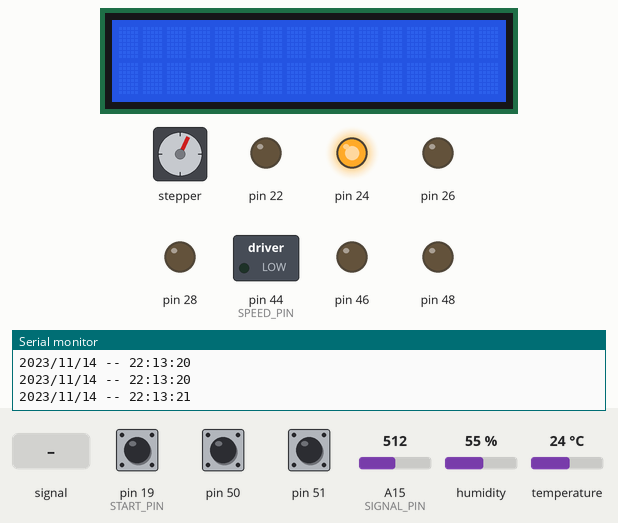
Recording of a sketch running on a simulated Arduino Mega 2560, built with avr-gcc and run on an emulated ATmega2560. On the bench: 16×2 character LCD, stepper motor, switched loads named in the sketch (green lamp = pin HIGH), output pins drawn as LEDs (lit = HIGH), the last lines printed to the serial monitor. Dashed ring = blinking. Inputs (shaded band) come from the test bench; at power-on: pin 19 (START_PIN) HIGH, temperature 24 °C, A15 (SIGNAL_PIN) = 512, pin 50 HIGH, pin 51 HIGH, humidity 55 %. The local clock reads 2024-03-15 10:24:30 at power-on unless the sketch sets it; stepper angles assume 2038 steps per turn; pins used as bus, display or sensor lines are not drawn.

Above: at 1.2 s.
1.3 s: pin 19 (START_PIN) pulled LOW for 0.4 s
At 2.26 s:
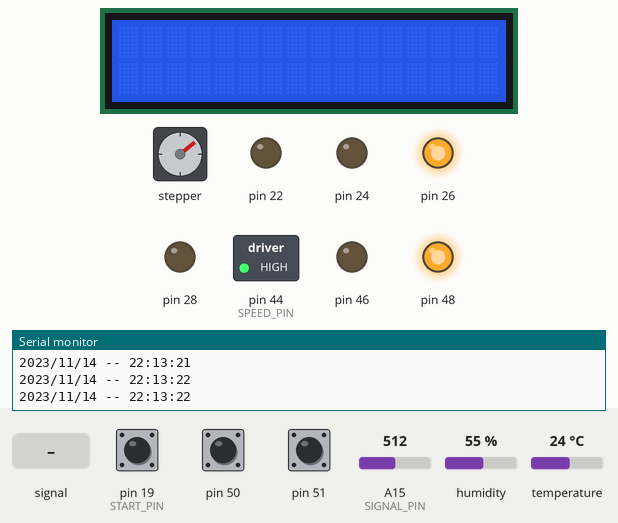
3.9 s: A15 (SIGNAL_PIN) fed a 200 Hz sine of ±460 counts around its level
At 4.74 s:
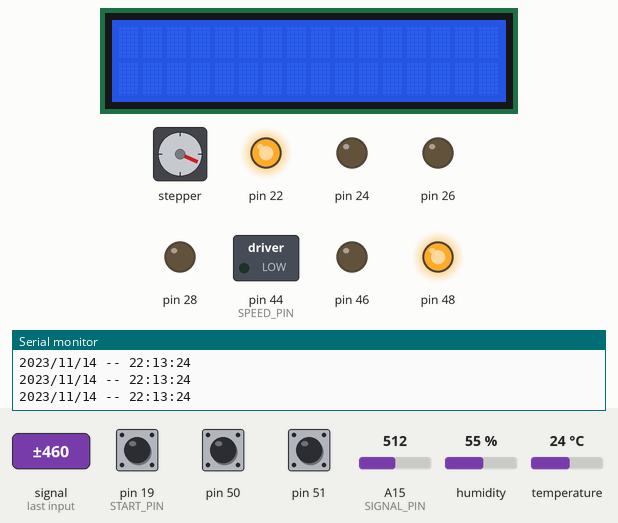
6.0 s: temperature set to 21 °C
At 6.55 s:
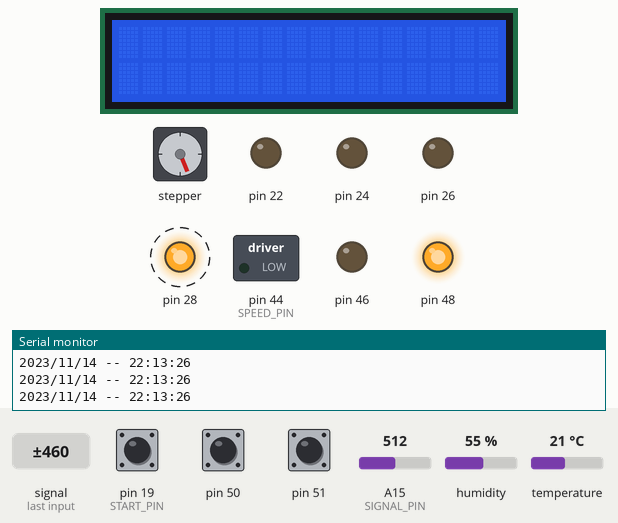
8.2 s: A15 (SIGNAL_PIN) set to 716
At 8.74 s:
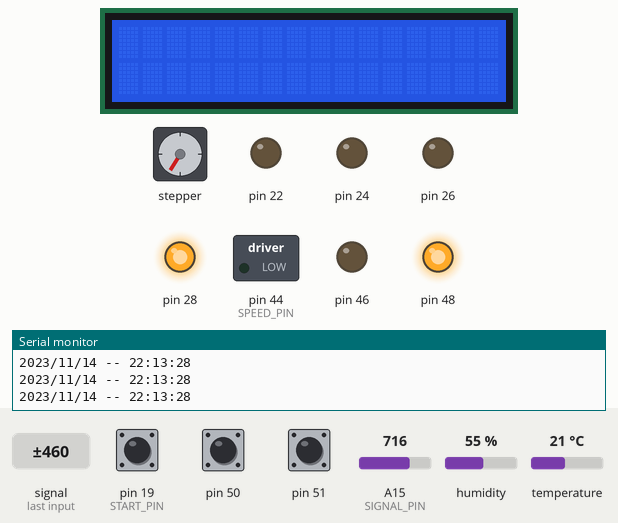
10.7 s: temperature set to 28 °C
At 11.54 s:
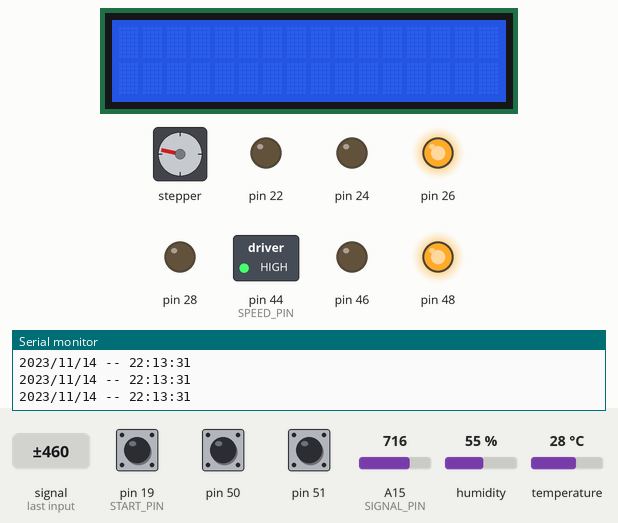
13.5 s: A15 (SIGNAL_PIN) set to 105
15.6 s: A15 (SIGNAL_PIN) set to 94
At 16.11 s:
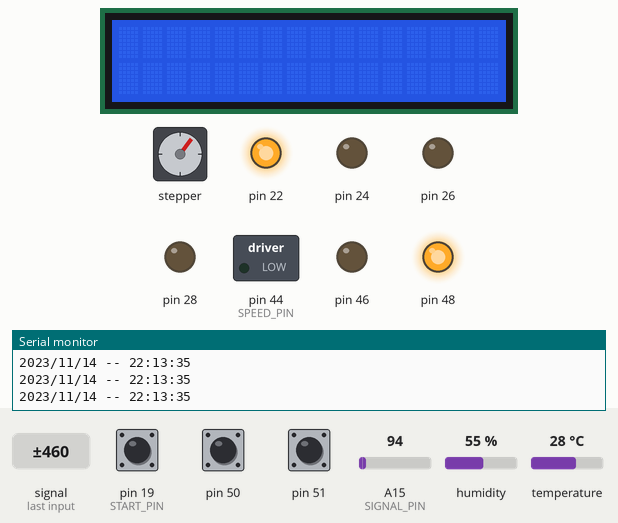
Timing chart, 0 to 21.3 s (numbered marks = the images above; inputs shaded):
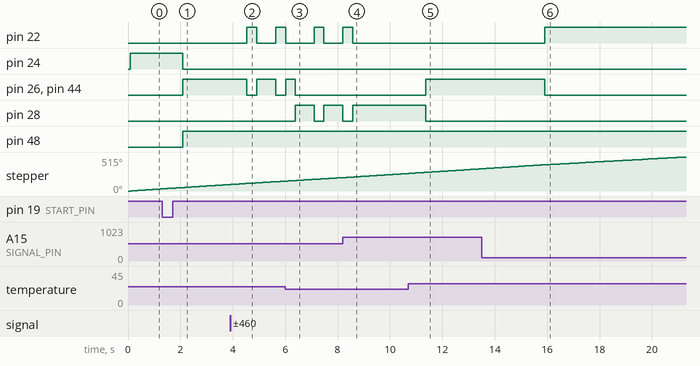

The sketch:

cpe301Final.ino
```cpp
#include <RTClib.h>
#include <dht.h>
#include <Stepper.h>


#include <LiquidCrystal.h>
#define RDA 0x80
#define TBE 0x20

// UART Pointers
volatile unsigned char *myUCSR0A = (unsigned char *)0x00C0;
volatile unsigned char *myUCSR0B = (unsigned char *)0x00C1;
volatile unsigned char *myUCSR0C = (unsigned char *)0x00C2;
volatile unsigned int  *myUBRR0  = (unsigned int *) 0x00C4;
volatile unsigned char *myUDR0   = (unsigned char *)0x00C6;
// GPIO Pointers

volatile unsigned char *ddrA = (unsigned char *) 0x21;
volatile unsigned char *portA =    (unsigned char *) 0x22;
volatile unsigned char *pinA = (unsigned char *) 0x20;

volatile unsigned char *ddrB = (unsigned char *) 0x24;
volatile unsigned char *portB =    (unsigned char *) 0x25;
volatile unsigned char *pinB = (unsigned char *) 0x23;


volatile unsigned char *ddrD = (unsigned char *) 0x2A;
volatile unsigned char *portD =    (unsigned char *) 0x2B;
volatile unsigned char *pinD = (unsigned char *) 0x29;

volatile unsigned char *portL = (unsigned char *) 0x10B;
volatile unsigned char *ddrL = (unsigned char *) 0x10A;
volatile unsigned char *pinL = (unsigned char *) 0x109;

// ADC STuff
volatile unsigned char* my_ADMUX = (unsigned char*) 0x7C;
volatile unsigned char* my_ADCSRB = (unsigned char*) 0x7B;
volatile unsigned char* my_ADCSRA = (unsigned char*) 0x7A;
volatile unsigned int* my_ADC_DATA = (unsigned int*) 0x78;


// Timer Pointers
volatile unsigned char *myTCCR1A = (unsigned char *) 0x80;
volatile unsigned char *myTCCR1B = (unsigned char *) 0x81;
volatile unsigned char *myTCCR1C = (unsigned char *) 0x82;
volatile unsigned char *myTIMSK1 = (unsigned char *) 0x6F;
volatile unsigned int  *myTCNT1  = (unsigned  int *) 0x84;
volatile unsigned char *myTIFR1 =  (unsigned char *) 0x36;


// LCD Stuff
const int RS = 11, EN = 12, D4 = 2, D5 = 3, D6 = 4, D7 = 5;
LiquidCrystal lcd(RS, EN, D4, D5, D6, D7);

// DHT Stuff

#define DHT11_PIN 53
dht DHT;

// Water level
#define POWER_PIN 52
#define SIGNAL_PIN A15
int value = 0;

// Stepper
const int stepsPerRevolution = 2038;
Stepper myStepper = Stepper(stepsPerRevolution, 30, 32, 34, 36);

// Fan Motor
#define SPEED_PIN 44
#define DIR1 46
#define DIR2 48
int mSpeed = 90;

// RTC Stuff
#define SDA 20
#define SDL 21
RTC_DS1307 rtc;


//Project vars
#define START_PIN 19
bool enabled = 0;
unsigned long previousMillis = 0;
#define MAX_TEMP 22
#define WATER_THRESHOLD 100
bool error = 0;
bool flip = 0;
bool switched = 0;

void setup() {
  U0Init(9600);
  lcd.begin(16, 2);
  *ddrB |= 0x02;
  *portB &= 0xFD;


  // Water reset Button
  *ddrB &= 0xFB; // Pin 51 B2
  *portB |= 0x04; // internal pullup enable

  //Motor Reset Button
  *ddrB &= 0xF7; // Pin 50 B3
  *portB |= 0x08; // internal pullup enable

  //LED Buttons
  *ddrA |= 0x01; //A0 red
  *ddrA |= 0x04; // A2 yellow
  *ddrA |= 0x10; // A4 blue
  *ddrA |= 0x40; // A6 green


  *ddrL |= 0x20;
  *ddrL |= 0x08;
  *ddrL |= 0x02;
  adc_init();
  *ddrD &= 0xFB;
  *portD |= 0x04;
  attachInterrupt(digitalPinToInterrupt(START_PIN), offOn, RISING);
  rtc.begin();
  rtc.adjust(DateTime(F(__DATE__), F(__TIME__)));

}

void loop() {
  // put your main code here, to run repeatedly:
  if(!error & enabled){
    if(!switched){
      printTime();
      switched = 1;
    }
    int chk = DHT.read11(DHT11_PIN);

    unsigned long currentMillis = millis();
    if(currentMillis - previousMillis > 60000){
      previousMillis = currentMillis;
      lcd.clear();
      lcd.setCursor(0,0);
      lcd.print("Temp: ");
      lcd.print(DHT.temperature);
      lcd.print((char)223);
      lcd.print("C");
      lcd.setCursor(0,1);
      lcd.print("Humidity: ");
      lcd.print(DHT.humidity);
      lcd.print("%");
    }

    if(*pinB & 0x08){ // while the button is pressed control the step motor
      printTime();
      myStepper.setSpeed(5);
      myStepper.step(50);
    }


    *portB |= 0x02;
    my_delay(5);
    value = adc_read(15);
    *portB &= 0xFD;

    if(value < WATER_THRESHOLD){
      printTime();
      error = 1;
    }

    if(DHT.temperature > MAX_TEMP){ // turn on if greater than maxTemp
      if(!flip){
        printTime();
      }
      flip = 1;
      //blue LED ON
      *portA &= 0xBA; //turns off all 3 lights (not blue)
      *portA |= 0x10; // turn on blue

      *portL &= 0xF7;
      *portL |= 0x02;
      *portL |= 0x20;
    }
    else{
      if(flip){
        printTime();
      }
      flip = 0;
      //green led on
      *portA &= 0xEA; //turns off all 3 lights (not green)
      *portA |= 0x40; // turn on green
      *portL &= 0xDF;
    }
  }
  else if (error && enabled){
    *portA &= 0xAB; //turns off all 3 lights (not red)
    *portA |= 0x01; // turn on red

    *portL &= 0xDF; // turn off motor
    lcd.setCursor(0,0);
    lcd.print("Water Level Low!");
    lcd.setCursor(0,1);
    lcd.print("Please add more water.");
    //add reset button
    if(*pinB & 0x04){
      printTime();
      error = 0;
      lcd.clear();
    }
  }
  else{
    //yellow LED On
    if(!switched){
      printTime();
      switched = 1;
    }
    *portA &= 0xAE; //turns off all 3 lights (not yellow)
    *portA |= 0x04; // turn on yellow
    *portL &= 0xDF; // turn off motor
    if(*pinB & 0x08){ // while the button is pressed control the step motor
      printTime();
      myStepper.setSpeed(5);
      myStepper.step(50);
    }
    lcd.clear();
  }
}

void offOn(){
  enabled = !enabled;
  switched = !switched;
  //printTime();
}

void printTime(){
  DateTime now = rtc.now();
  unsigned int digit;
  unsigned int year = now.year();
  for (int i = 3; i >= 0; i--){
    digit = ((int) floor((year / pow(10, i)))) % 10;
    putChar('0' + digit);
  }
  putChar('/');

  unsigned int month = now.month();
  for (int i = 1; i >= 0; i--){
    digit = ((int) floor((month / pow(10, i)))) % 10;
    putChar('0' + digit);
  }
  putChar('/');

  unsigned int day = now.day();
  for (int i = 1; i >= 0; i--){
    digit = ((int) floor((day / pow(10, i)))) % 10;
    putChar('0' + digit);
  }

  putChar(' ');
  putChar('-');
  putChar('-');
  putChar(' ');

  unsigned int hour = now.hour();
  for (int i = 1; i >= 0; i--){
    digit = ((int) floor((hour / pow(10, i)))) % 10;
    putChar('0' + digit);
  }
  putChar(':');

  unsigned int minute = now.minute();
  for (int i = 1; i >= 0; i--){
    digit = ((int) floor((minute / pow(10, i)))) % 10;
    putChar('0' + digit);
  }
  putChar(':');

  unsigned int second = now.second();
  for (int i = 1; i >= 0; i--){
    digit = ((int) floor((second / pow(10, i)))) % 10;
    putChar('0' + digit);
  }
  putChar('\n');
}

void U0Init(int U0baud)
{
 unsigned long FCPU = 16000000;
 unsigned int tbaud;
 tbaud = (FCPU / 16 / U0baud - 1);
 // Same as (FCPU / (16 * U0baud)) - 1;
 *myUCSR0A = 0x20;
 *myUCSR0B = 0x18;
 *myUCSR0C = 0x06;
 *myUBRR0  = tbaud;
}
unsigned char kbhit()
{
  return *myUCSR0A & RDA;
}
unsigned char getChar()
{
  return *myUDR0;
}
void putChar(unsigned char U0pdata)
{
  while((*myUCSR0A & TBE)==0);
  *myUDR0 = U0pdata;
}

void adc_init()
{
  // setup the A register
  *my_ADCSRA |= 0b10000000; // set bit   7 to 1 to enable the ADC
  *my_ADCSRA &= 0b11011111; // clear bit 6 to 0 to disable the ADC trigger mode
  *my_ADCSRA &= 0b11110111; // clear bit 5 to 0 to disable the ADC interrupt
  *my_ADCSRA &= 0b11111000; // clear bit 0-2 to 0 to set prescaler selection to slow reading
  // setup the B register
  *my_ADCSRB &= 0b11110111; // clear bit 3 to 0 to reset the channel and gain bits
  *my_ADCSRB &= 0b11111000; // clear bit 2-0 to 0 to set free running mode
  // setup the MUX Register
  *my_ADMUX  &= 0b01111111; // clear bit 7 to 0 for AVCC analog reference
  *my_ADMUX  |= 0b01000000; // set bit   6 to 1 for AVCC analog reference
  *my_ADMUX  &= 0b11011111; // clear bit 5 to 0 for right adjust result
  *my_ADMUX  &= 0b11100000; // clear bit 4-0 to 0 to reset the channel and gain bits
}

unsigned int adc_read(unsigned char adc_channel_num)
{
  // clear the channel selection bits (MUX 4:0)
  *my_ADMUX  &= 0b11100000;
  // clear the channel selection bits (MUX 5)
  *my_ADCSRB &= 0b11110111;
  // set the channel number
  if(adc_channel_num > 7)
  {
    // set the channel selection bits, but remove the most significant bit (bit 3)
    adc_channel_num -= 8;
    // set MUX bit 5
    *my_ADCSRB |= 0b00001000;
  }
  // set the channel selection bits
  *my_ADMUX  += adc_channel_num;
  // set bit 6 of ADCSRA to 1 to start a conversion
  *my_ADCSRA |= 0x40;
  // wait for the conversion to complete
  while((*my_ADCSRA & 0x40) != 0);
  // return the result in the ADC data register
  return *my_ADC_DATA;
}

void my_delay(unsigned int millis)
{
  // stop the timer
  unsigned int ticks = millis*10000;
  *myTCCR1B &= 0xF8;
  // set the counts
  *myTCNT1 = (unsigned int) (65536 - ticks);
  // start the timer
  * myTCCR1A = 0x0;
  * myTCCR1B |= 0b00000001;
  // wait for overflow
  while((*myTIFR1 & 0x01)==0); // 0b 0000 0000
  // stop the timer
  *myTCCR1B &= 0xF8;   // 0b 0000 0000
  // reset TOV
  *myTIFR1 |= 0x01;
}
```

Measured:
- the behaviour switches between 23 and 22 °C on temperature (found by bisection; images 2 and 3)
- the behaviour switches between 100 and 99 on A15 (SIGNAL_PIN) (found by bisection; images 5 and 6)
- after the input at 1.3 s, pin 24: HIGH → LOW after 0.79 s; pin 26, pin 44 (SPEED_PIN), pin 48: LOW → HIGH after 0.79 s
- after the input at 3.9 s, pin 22: LOW → HIGH after 0.64 s, → LOW 0.38 s later, → HIGH 0.72 s later; pin 26, pin 44 (SPEED_PIN): HIGH → LOW after 0.64 s, → HIGH 0.38 s later, → LOW 0.72 s later
- after the input at 6.0 s, pin 28: alternates HIGH for 0.72 s and LOW for 0.38 s, starting after 0.39 s
- after the input at 8.2 s, pin 22: goes on until 8.6 s, then stays LOW; pin 28: goes on until 8.6 s, then stays HIGH
- after the input at 10.7 s, pin 26, pin 44 (SPEED_PIN): LOW → HIGH after 0.67 s; pin 28: HIGH → LOW after 0.67 s
- after the input at 15.6 s, pin 22: LOW → HIGH after 0.30 s; pin 26, pin 44 (SPEED_PIN): HIGH → LOW after 0.30 s
